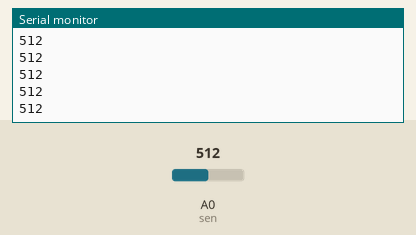
Bench run of a sketch on a simulated Arduino Uno, built with avr-gcc and run on an emulated ATmega328P. On the bench: the last lines printed to the serial monitor. The inputs (shaded band) are chosen by the test bench; at power-on: A0 (sen) = 512.

Above: at 1.2 s.
1.3 s: A0 (sen) set to 716
At 1.56 s:
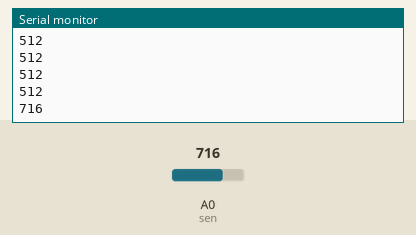
2.8 s: A0 (sen) set to 900
At 2.96 s:
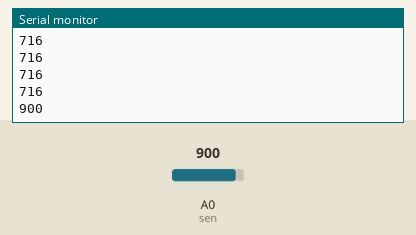
Timing chart, 0 to 5.8 s (numbered marks = the images above; inputs shaded):
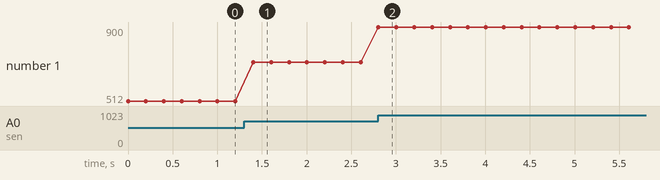

The sketch:

sketch_nov7a.ino
```cpp
int data;
int sen = A0;

void setup()
{
  Serial.begin(9600);
}

void loop()
{
  data = analogRead(sen);
  Serial.println(data);
  delay(200);
}
```

Measured:
- after the input at 1.3 s, the serial monitor: prints a new line after 0.10 s (image 1)
- after the input at 2.8 s, the serial monitor: prints a new line at once (image 2)
- plotted number 1: 512 → 716 after the input at 1.3 s, 716 → 900 after the input at 2.8 s
